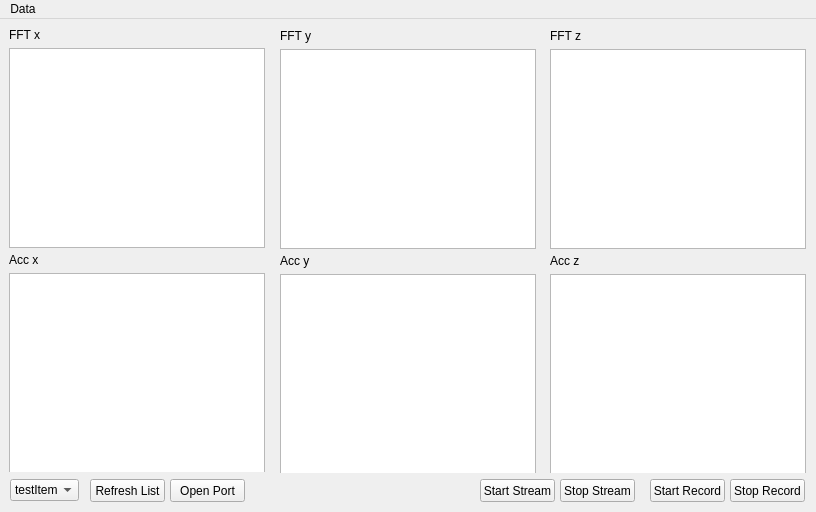
<?xml version="1.0" encoding="UTF-8"?>
<ui version="4.0">
 <class>MainWindow</class>
 <widget class="QMainWindow" name="MainWindow">
  <property name="geometry">
   <rect>
    <x>0</x>
    <y>0</y>
    <width>816</width>
    <height>512</height>
   </rect>
  </property>
  <property name="sizePolicy">
   <sizepolicy hsizetype="Fixed" vsizetype="Fixed">
    <horstretch>0</horstretch>
    <verstretch>0</verstretch>
   </sizepolicy>
  </property>
  <property name="minimumSize">
   <size>
    <width>816</width>
    <height>512</height>
   </size>
  </property>
  <property name="maximumSize">
   <size>
    <width>816</width>
    <height>512</height>
   </size>
  </property>
  <property name="windowTitle">
   <string>WindLab Dynamic Experiment</string>
  </property>
  <property name="locale">
   <locale language="English" country="UnitedStates"/>
  </property>
  <widget class="QWidget" name="centralwidget">
   <property name="minimumSize">
    <size>
     <width>640</width>
     <height>480</height>
    </size>
   </property>
   <widget class="QFrame" name="frameX">
    <property name="geometry">
     <rect>
      <x>9</x>
      <y>9</y>
      <width>256</width>
      <height>444</height>
     </rect>
    </property>
    <property name="sizePolicy">
     <sizepolicy hsizetype="MinimumExpanding" vsizetype="MinimumExpanding">
      <horstretch>0</horstretch>
      <verstretch>0</verstretch>
     </sizepolicy>
    </property>
    <property name="frameShape">
     <enum>QFrame::NoFrame</enum>
    </property>
    <property name="frameShadow">
     <enum>QFrame::Plain</enum>
    </property>
    <layout class="QVBoxLayout" name="verticalLayout">
     <property name="margin">
      <number>0</number>
     </property>
     <item>
      <widget class="QLabel" name="labelFFTx">
       <property name="text">
        <string>FFT x</string>
       </property>
      </widget>
     </item>
     <item>
      <widget class="PlotWidget" name="grFFTx">
       <property name="sizePolicy">
        <sizepolicy hsizetype="Expanding" vsizetype="MinimumExpanding">
         <horstretch>0</horstretch>
         <verstretch>0</verstretch>
        </sizepolicy>
       </property>
       <property name="minimumSize">
        <size>
         <width>150</width>
         <height>200</height>
        </size>
       </property>
      </widget>
     </item>
     <item>
      <widget class="QLabel" name="labelAx">
       <property name="text">
        <string>Acc x</string>
       </property>
      </widget>
     </item>
     <item>
      <widget class="PlotWidget" name="grAccX">
       <property name="sizePolicy">
        <sizepolicy hsizetype="Expanding" vsizetype="Expanding">
         <horstretch>0</horstretch>
         <verstretch>0</verstretch>
        </sizepolicy>
       </property>
       <property name="minimumSize">
        <size>
         <width>150</width>
         <height>200</height>
        </size>
       </property>
       <property name="sizeIncrement">
        <size>
         <width>0</width>
         <height>0</height>
        </size>
       </property>
      </widget>
     </item>
    </layout>
   </widget>
   <widget class="QFrame" name="frameY">
    <property name="geometry">
     <rect>
      <x>280</x>
      <y>10</y>
      <width>256</width>
      <height>444</height>
     </rect>
    </property>
    <property name="sizePolicy">
     <sizepolicy hsizetype="MinimumExpanding" vsizetype="MinimumExpanding">
      <horstretch>0</horstretch>
      <verstretch>0</verstretch>
     </sizepolicy>
    </property>
    <property name="frameShape">
     <enum>QFrame::NoFrame</enum>
    </property>
    <property name="frameShadow">
     <enum>QFrame::Plain</enum>
    </property>
    <layout class="QVBoxLayout" name="verticalLayout_2">
     <property name="margin">
      <number>0</number>
     </property>
     <item>
      <widget class="QLabel" name="labelFFTy">
       <property name="text">
        <string>FFT y</string>
       </property>
      </widget>
     </item>
     <item>
      <widget class="PlotWidget" name="grFFTy">
       <property name="sizePolicy">
        <sizepolicy hsizetype="MinimumExpanding" vsizetype="MinimumExpanding">
         <horstretch>0</horstretch>
         <verstretch>0</verstretch>
        </sizepolicy>
       </property>
       <property name="minimumSize">
        <size>
         <width>150</width>
         <height>200</height>
        </size>
       </property>
      </widget>
     </item>
     <item>
      <widget class="QLabel" name="labelAy">
       <property name="text">
        <string>Acc y</string>
       </property>
      </widget>
     </item>
     <item>
      <widget class="PlotWidget" name="grAccY">
       <property name="sizePolicy">
        <sizepolicy hsizetype="MinimumExpanding" vsizetype="MinimumExpanding">
         <horstretch>0</horstretch>
         <verstretch>0</verstretch>
        </sizepolicy>
       </property>
       <property name="minimumSize">
        <size>
         <width>150</width>
         <height>200</height>
        </size>
       </property>
       <property name="sizeIncrement">
        <size>
         <width>0</width>
         <height>0</height>
        </size>
       </property>
      </widget>
     </item>
    </layout>
   </widget>
   <widget class="QFrame" name="frameZ">
    <property name="geometry">
     <rect>
      <x>550</x>
      <y>10</y>
      <width>256</width>
      <height>444</height>
     </rect>
    </property>
    <property name="sizePolicy">
     <sizepolicy hsizetype="MinimumExpanding" vsizetype="MinimumExpanding">
      <horstretch>0</horstretch>
      <verstretch>0</verstretch>
     </sizepolicy>
    </property>
    <property name="minimumSize">
     <size>
      <width>256</width>
      <height>0</height>
     </size>
    </property>
    <property name="frameShape">
     <enum>QFrame::NoFrame</enum>
    </property>
    <property name="frameShadow">
     <enum>QFrame::Plain</enum>
    </property>
    <layout class="QVBoxLayout" name="verticalLayout_3">
     <property name="margin">
      <number>0</number>
     </property>
     <item>
      <widget class="QLabel" name="labelFFTz">
       <property name="text">
        <string>FFT z</string>
       </property>
      </widget>
     </item>
     <item>
      <widget class="PlotWidget" name="grFFTz">
       <property name="sizePolicy">
        <sizepolicy hsizetype="Expanding" vsizetype="Expanding">
         <horstretch>0</horstretch>
         <verstretch>0</verstretch>
        </sizepolicy>
       </property>
       <property name="minimumSize">
        <size>
         <width>150</width>
         <height>200</height>
        </size>
       </property>
      </widget>
     </item>
     <item>
      <widget class="QLabel" name="labelAz">
       <property name="text">
        <string>Acc z</string>
       </property>
      </widget>
     </item>
     <item>
      <widget class="PlotWidget" name="grAccZ">
       <property name="sizePolicy">
        <sizepolicy hsizetype="MinimumExpanding" vsizetype="MinimumExpanding">
         <horstretch>0</horstretch>
         <verstretch>0</verstretch>
        </sizepolicy>
       </property>
       <property name="minimumSize">
        <size>
         <width>150</width>
         <height>200</height>
        </size>
       </property>
       <property name="sizeIncrement">
        <size>
         <width>0</width>
         <height>0</height>
        </size>
       </property>
      </widget>
     </item>
    </layout>
   </widget>
   <widget class="QPushButton" name="btnStartStream">
    <property name="geometry">
     <rect>
      <x>480</x>
      <y>460</y>
      <width>75</width>
      <height>23</height>
     </rect>
    </property>
    <property name="toolTip">
     <string extracomment="Starts the Datastream"/>
    </property>
    <property name="text">
     <string>Start Stream</string>
    </property>
    <property name="checkable">
     <bool>false</bool>
    </property>
   </widget>
   <widget class="QPushButton" name="btnStartRecord">
    <property name="geometry">
     <rect>
      <x>650</x>
      <y>460</y>
      <width>75</width>
      <height>23</height>
     </rect>
    </property>
    <property name="sizePolicy">
     <sizepolicy hsizetype="Minimum" vsizetype="Fixed">
      <horstretch>0</horstretch>
      <verstretch>0</verstretch>
     </sizepolicy>
    </property>
    <property name="text">
     <string>Start Record</string>
    </property>
   </widget>
   <widget class="QPushButton" name="btnStopStream">
    <property name="geometry">
     <rect>
      <x>560</x>
      <y>460</y>
      <width>75</width>
      <height>23</height>
     </rect>
    </property>
    <property name="toolTip">
     <string extracomment="Starts the Datastream"/>
    </property>
    <property name="text">
     <string>Stop Stream</string>
    </property>
    <property name="checkable">
     <bool>false</bool>
    </property>
   </widget>
   <widget class="QPushButton" name="btnStopRecord">
    <property name="geometry">
     <rect>
      <x>730</x>
      <y>460</y>
      <width>75</width>
      <height>23</height>
     </rect>
    </property>
    <property name="text">
     <string>Stop Record</string>
    </property>
   </widget>
   <widget class="QComboBox" name="comboBox">
    <property name="geometry">
     <rect>
      <x>10</x>
      <y>460</y>
      <width>69</width>
      <height>22</height>
     </rect>
    </property>
    <property name="toolTip">
     <string>Select Com Port</string>
    </property>
    <property name="editable">
     <bool>false</bool>
    </property>
    <item>
     <property name="text">
      <string>testItem1</string>
     </property>
    </item>
    <item>
     <property name="text">
      <string>testItem2</string>
     </property>
    </item>
   </widget>
   <widget class="QPushButton" name="btnOpenPort">
    <property name="geometry">
     <rect>
      <x>170</x>
      <y>460</y>
      <width>75</width>
      <height>23</height>
     </rect>
    </property>
    <property name="text">
     <string>Open Port</string>
    </property>
    <property name="checkable">
     <bool>true</bool>
    </property>
    <property name="checked">
     <bool>false</bool>
    </property>
   </widget>
   <widget class="QPushButton" name="btnRefreshList">
    <property name="geometry">
     <rect>
      <x>90</x>
      <y>460</y>
      <width>75</width>
      <height>23</height>
     </rect>
    </property>
    <property name="text">
     <string>Refresh List</string>
    </property>
   </widget>
  </widget>
  <widget class="QMenuBar" name="menuBar">
   <property name="geometry">
    <rect>
     <x>0</x>
     <y>0</y>
     <width>816</width>
     <height>21</height>
    </rect>
   </property>
   <widget class="QMenu" name="menuDatei">
    <property name="title">
     <string>Data</string>
    </property>
    <addaction name="actionData_Folder"/>
    <addaction name="separator"/>
    <addaction name="actionClose"/>
   </widget>
   <addaction name="menuDatei"/>
  </widget>
  <action name="actionData_Folder">
   <property name="text">
    <string>Select Data Folder</string>
   </property>
  </action>
  <action name="actionClose">
   <property name="text">
    <string>Close</string>
   </property>
   <property name="shortcut">
    <string>Ctrl+C</string>
   </property>
   <property name="shortcutContext">
    <enum>Qt::WindowShortcut</enum>
   </property>
   <property name="menuRole">
    <enum>QAction::QuitRole</enum>
   </property>
  </action>
  <action name="actionCom_Port">
   <property name="text">
    <string>Com Port</string>
   </property>
   <property name="menuRole">
    <enum>QAction::PreferencesRole</enum>
   </property>
   <property name="softKeyRole">
    <enum>QAction::NoSoftKey</enum>
   </property>
  </action>
 </widget>
 <customwidgets>
  <customwidget>
   <class>PlotWidget</class>
   <extends>QGraphicsView</extends>
   <header>pyqtgraph</header>
  </customwidget>
 </customwidgets>
 <resources/>
 <connections>
  <connection>
   <sender>actionClose</sender>
   <signal>triggered()</signal>
   <receiver>MainWindow</receiver>
   <slot>close()</slot>
   <hints>
    <hint type="sourcelabel">
     <x>-1</x>
     <y>-1</y>
    </hint>
    <hint type="destinationlabel">
     <x>407</x>
     <y>255</y>
    </hint>
   </hints>
  </connection>
 </connections>
</ui>
